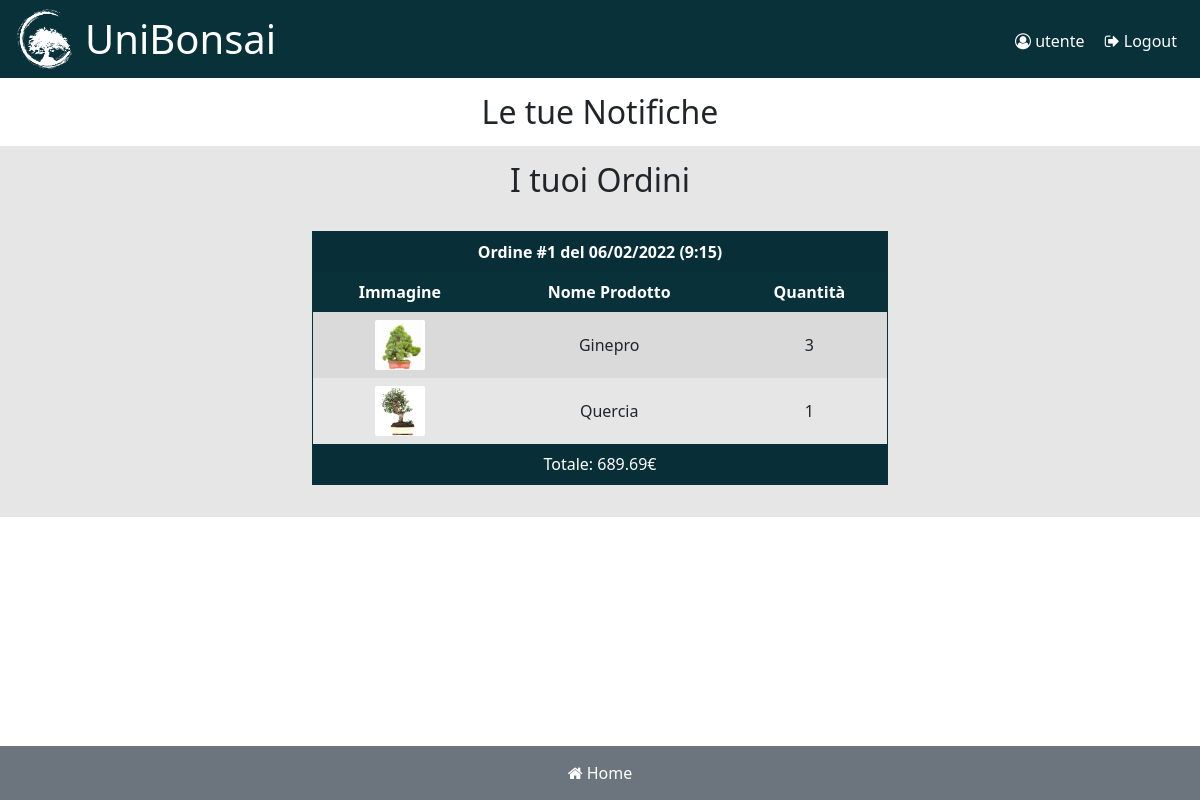
/index.php?action=user&mode=profile (signed in), run on the app's committed database.
### tables this page shows
CREATE TABLE `orders` (
  `id` int(11) NOT NULL,
  `date` datetime NOT NULL,
  `userId` int(11) NOT NULL
);

CREATE TABLE `orderProducts` (
  `orderId` int(11) NOT NULL,
  `productId` int(11) NOT NULL,
  `quantity` int(11) NOT NULL
);

CREATE TABLE `products` (
  `id` int(11) NOT NULL,
  `name` varchar(30) NOT NULL,
  `price` float NOT NULL,
  `shape` varchar(20) NOT NULL,
  `size` varchar(10) NOT NULL,
  `path` varchar(70) NOT NULL
);

### src/configure.php (called while the page is built, shortened)
<?php
require "./src/database/DB.class.php";
$db = new DB();
function get_include_contents(string $file) {
	if (is_file($file)) {
		extract($GLOBALS, EXTR_REFS);
		include $file;
		return ob_get_clean();
	}
	throw new ErrorException("$file not found");
}
function generate_order_list() {
	global $UID, $db;
	$orders = $db->getOrders($UID);
	foreach ($orders as $o) {
		$orderProd = $db->getOrderProducts($o["id"]);
		$res[] = ["id_order" => $o["id"], "date" => $o["date"], "total" => $o["total"], "prods" => $orderProd];
	}
	return $res ?? [];
}
?>

### src/user/controller.php (called while the page is built, shortened)
<?php
switch ($vars["mode"]) {
	case "profile":
		$vars["orders"] = generate_order_list();
		$vars["body"] = get_include_contents("./src/user/profile.php");
		break;
}
?>

### index.php (called while the page is built, shortened)
<?php
	require "./src/configure.php";
	$vars["action"] = isset($_SESSION["uid"]) ? ($_REQUEST["action"] ?? "catalogo") : "user";
	if (isset($_SESSION["uid"])) {
		$vars["mode"] = $_REQUEST["mode"] ?? "show";
	} else if (isset($_REQUEST["mode"]) && $_REQUEST["mode"] == "subscribe") {
		$vars["mode"] = "subscribe";
	} else {
		$vars["mode"] = "login";
	}
	if (isset($_SESSION["uid"])) {
		$UID = $_SESSION["uid"];
		$vars["user"] = $db->getUsernameById($UID);
		$vars["isVendor"] = $db->isVendor($UID);
	}
	switch ($vars["action"]) {
		case "user":
			require "./src/user/controller.php";
			break;
	}
	require "./src/templates/template.php";
?>

### src/database/DB.class.php (called while the page is built, shortened)
<?php
class DB {
	private $connection;
	public function __construct() {
		$this->connection = new mysqli("127.0.0.1", "unibonsai", "unibonsai1!", "unibonsai");
	}
	private function query($statement, $vars = [], $types = "") {
		$q = $this->connection->prepare($statement);
		if ($vars && $types)
			$q->bind_param($types, ...$vars);
		$q->execute();
		if ($res = $q->get_result())
			return $res->fetch_all(MYSQLI_ASSOC);
	}
	public function getOrders($userId) {
		$checkUser = ($check = $this->isVendor($userId)) ? "1 = 1" : "userId = ?";
		$query = "SELECT date, orders.id, SUM(price * quantity) AS total FROM orders, products, orderProducts
			WHERE $checkUser AND orders.id = orderId AND products.id = productId
			GROUP BY orders.id ORDER BY orders.id DESC";
		return $this->query($query, $check ? [] : [$userId], $check ? "" : "i");
	}
	public function getOrderProducts($orderId) {
		$query = "SELECT name, path, quantity FROM products, orderProducts
			WHERE orderId = ? AND productId = products.id";
		return $this->query($query, [$orderId], "i");
	}
	public function isVendor($userId) {
		$query = "SELECT isVendor FROM users WHERE id = ?";
		return $this->query($query, [$userId], "i")[0]["isVendor"] ? true : false;
	}
}
?>

### src/user/profile.php (the view, shortened to what this page needs)
<?php echo get_include_contents("./src/templates/header.php") ?>
<main>
    <section id="alerts">
        <h2>Le tue Notifiche</h2>
    </section>
    <section id="orders">
		<?php if($vars["isVendor"]): ?>
			<h2><?php echo count($vars["orders"]) ? "Ordini processati" : "Non ci sono ordini" ?></h2>
		<?php else: ?>
			<h2><?php echo count($vars["orders"]) ? "I tuoi Ordini" : "Non ci sono ordini" ?></h2>
		<?php endif ?>
		<?php foreach($vars["orders"] as $order): ?>
			<?php $o = $order["id_order"] ?>
			<div class="container py-3">
				<table class="table table-striped">
					<tr>
						<th scope="colgroup" colspan="3" id="order-<?php echo $o ?>">
							Ordine #<?php echo $order["id_order"]?> del <?php echo date("d/m/Y (G:i)", strtotime($order["date"]))?>
						</th>
					</tr>
					<tr>
						<th scope="col" id="img-<?php echo $o ?>">Immagine</th>
						<th scope="col" id="name-<?php echo $o ?>">Nome Prodotto</th>
						<th scope="col" id="qty-<?php echo $o ?>">Quantità</th>
					</tr>
					<?php foreach($order["prods"] as $item): ?>
						<tr>
							<td headers="img-<?php echo $o ?>">
								<img class="order-img" src="<?php echo IMG_PATH.$item["path"]?>" alt="" />
							</td>
							<td headers="name-<?php echo $o ?>">
								<?php echo ucfirst($item["name"])?>
							</td>
							<td headers="qty-<?php echo $o ?>">
								<?php echo $item["quantity"]?>
							</td>
						</tr>
					<?php endforeach ?>
					<tr>
						<td class="tot-price" colspan="3" header="order-<?php echo $o ?>">
							Totale: <?php echo round($order["total"], 2)?>&euro;
						</td>
					</tr>
				</table>
			</div>
		<?php endforeach ?>
    </section>
</main>

### style/style.css (style rules this page uses)
body { position: relative; min-height: 100vh; }

### style/main.css (style rules this page uses)
main { padding-bottom: 55px; }
main section h3, main section h2 { text-align: center; margin: 0; padding: 15px 0; }
section#orders { text-align: center; background-color: rgba(199, 199, 199, 0.452); }
table { border: solid #08313a 1px !important; }
table th, table td.tot-price { background-color: #08313a !important; color: white !important; }
table td, table th { vertical-align: middle; border: none; }
img.order-img { height: 50px; border-radius: 2px; }
@media screen and (min-width: 768px) { section#orders div { max-width: 50%; } }

### data on the page
orders: id "1", date "06/02/2022 (9:15)", total "689.69"
orderproducts: productId.path (picture), productId.name "Ginepro", quantity "3"
orderproducts: productId.path (picture), productId.name "Quercia", quantity "1"

### other printed values
$vars["user"] "utente"
